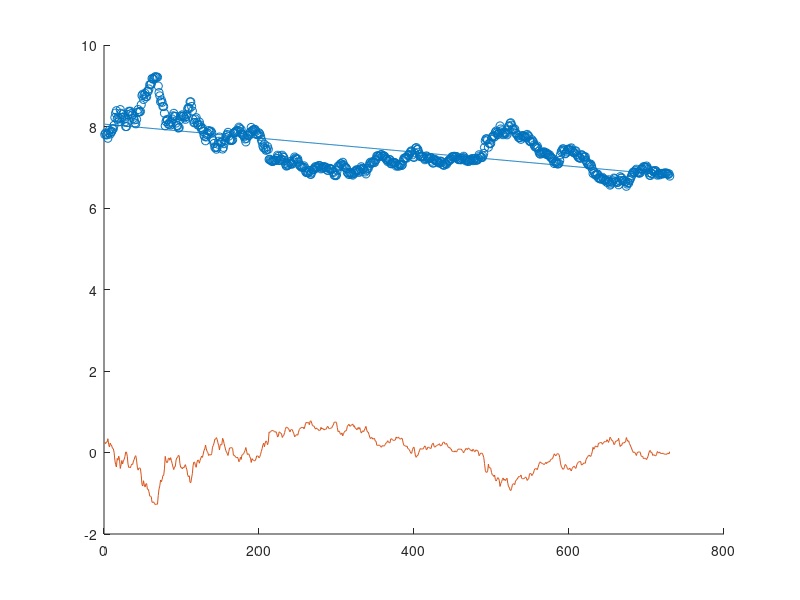
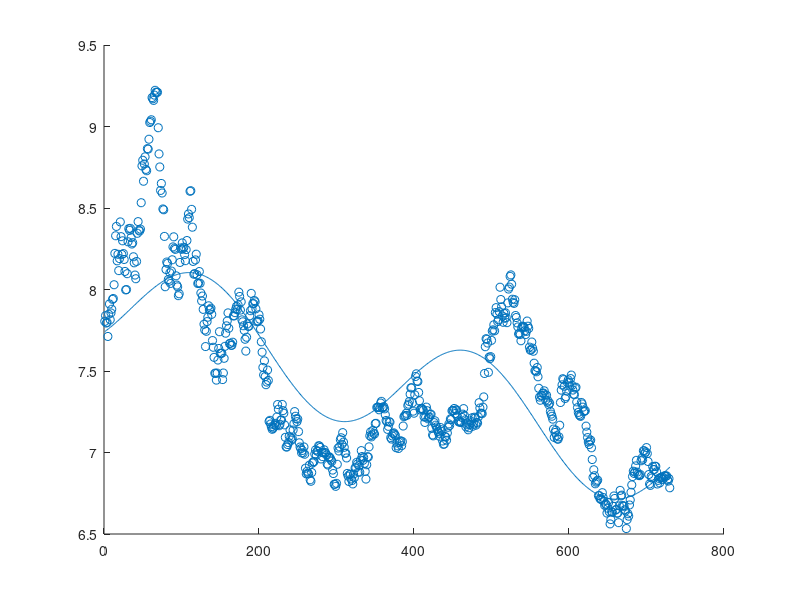

Reproduce these figures in MATLAB, in order. (Note: this script raises an error after producing the figures.)

load dollarkurs.mat
X = USDSEK;
N = length(X);
tt=(1:N)';

%% 3a Linjär modell
A = [ones(N,1),tt];

mkdum = (A'*A) \ (A'*X);
mksmart = A \ X;



Ylinregged=tt*mkdum(2) + mkdum(1);
figure(1);
scatter(tt, X);
hold on;
plot(tt, Ylinregged);
errs = Ylinregged - X;
plot(tt, errs);
hold off;

%% 3b Normalekvationerna och konditionering

disp("Skillnader i koefficienter");
disp(mkdum-mksmart);

disp("Konditionstal: ")
disp(cond(A));

%% 3c Linjär + periodisk modell

% Er kod här...

L = 350;
A=[ones(N,1), tt, sin(2*pi*tt/L), cos(2*pi*tt/L)];

mkdum = (A'*A) \ (A'*X);
mksmart = A \ X;

disp("Skillnader i koefficienter");
disp(mkdum-mksmart);

disp("Konditionstal: ")
disp(cond(A));

Y = mkdum(1) + mkdum(2)*tt + mkdum(3)*sin(2*pi*tt/L) + mkdum(4)*cos(2*pi*tt/L);
figure(2);
scatter(tt, X);
hold on;
plot(tt,Y);
errs = Y - X;
%plot(tt,errs);
hold off;


%% 3d Icke-linjär modell
function [Y] = F(X)
    d0 = X(1);
    d1= X(2);
    d2 = X(3);
    d3 = X(4);
    L = X(5);
    load dollarkurs.mat
    X = USDSEK;
    N = length(X);
    Y=zeros(N,1);
    % TODO: Vectorise
    for i = 1:N
        Y(i)=d0+d1*i+d2*sin(2*pi*i/L)+d3*cos(2*pi*i/L)-X(i);
    end
end

function [J] = jac(X)
    d0 = X(1);
    d1= X(2);
    d2 = X(3);
    d3 = X(4);
    L = X(5);
    load dollarkurs.mat
    X = USDSEK;
    N = length(X);

    J = zeros(N, 5);
    fprintf("%f,%f,%f,%f,%f\n", d0,d1,d2,d3,L);

    for i = 1:N
        J(i,1)=1;
        J(i,2)=i;
        J(i,3)=sin(2*pi*i/L);
        J(i,4)=cos(2*pi*i/L);
        J(i,5)=2*pi*i/L^2*(-d2*cos(2*pi*i/L) + d3*sin(2*pi*i/L));
    end
end

S=[mkdum;L];
tau = 1e-13;
iter = 0;
while (true)
    dx = -jac(S) \ F(S); %lös med minsta kvadrat i varje steg
    if all (abs(dx) - tau < 0)
        break
    end
    S = S + dx;
    iter = iter+1;
   disp([iter dxnorm])
end

figure(3);
scatter(tt, X);
hold on;
v = [ones(N,1), tt, sin(2*pi*tt/L), cos(2*pi*tt/L)];

Yperiodgood = S(1) + S(2)*tt + S(3)*sin(2*pi*tt/S(5)) + S(4)*cos(2*pi*tt/S(5));
plot(tt,Yperiodgood);

Yperiodbad = sum(mkdum' .* v, 2);
plot(tt,Yperiodbad);

plot(tt,Ylinregged);
hold off;

legend({'y = USDSEK', 'y = Yperiodgood','y = Yperiodbad','Ylinregged'},'Location','northeast')

disp("koefficienter");
disp(S);

disp("medelkvadratfel");
SqErrPeriodGood = sum((Yperiodgood - X).^2) / length(Yperiodgood);
SqErrPeriodBad = sum((Yperiodbad - X).^2) / length(Yperiodbad);
SqErrLinreg = sum((Ylinregged - X).^2) / length(Ylinregged);

fprintf("för bra periodisk: %.16f\n", SqErrPeriodGood);
fprintf("för dålig periodisk: %.16f\n", SqErrPeriodBad);
fprintf("för linjär: %.16f\n", SqErrLinreg);
